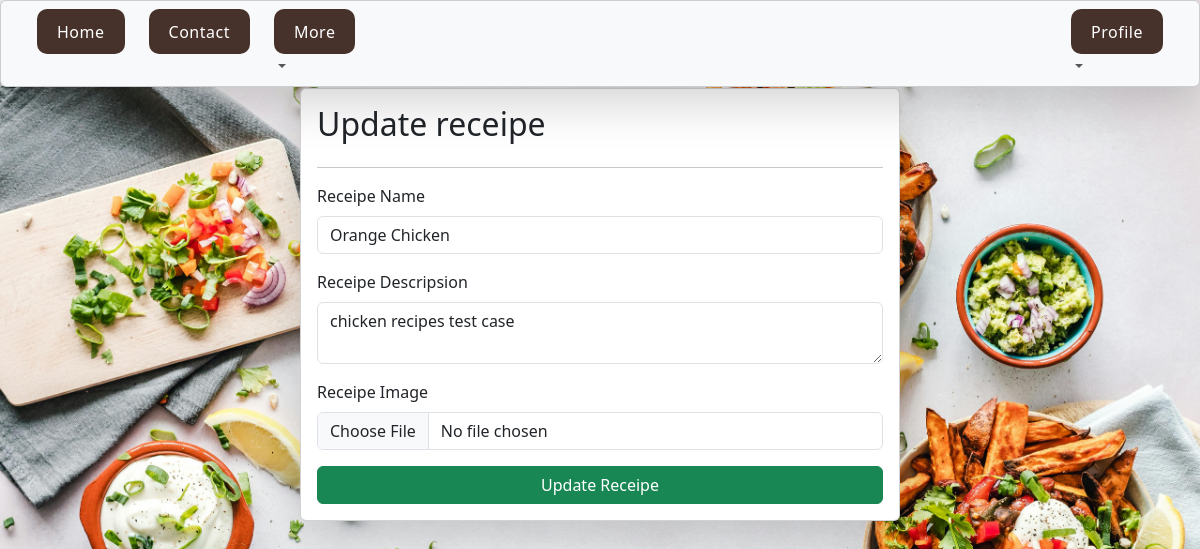
Screenshot of /update_receipe/42/ (signed in) with the database file from the repository.
### vege/models.py (models this page shows)
class Receipe(models.Model):
    user = models.ForeignKey(User, on_delete=models.CASCADE)
    receipe_name=models.CharField(max_length=100)
    receipe_description=models.TextField()
    receipe_image=models.ImageField(upload_to="receipe")

### vege/views.py (the view, shortened to what this page needs)
# urls.py: path('update_receipe/<id>/' , update_receipe , name="update_receipe"),
@login_required(login_url="/login/")
def update_receipe(request, id):
    queryset = Receipe.objects.get(id=id)
    if queryset.user != request.user:
        return HttpResponseForbidden("You are not allowed to edit this recipe.")
    context = {'receipe': queryset}
    return render(request, 'update_receipes.html', context)

### vege/templates/update_receipes.html (shortened to what this page needs)
{%extends "base.html"%}
{%block start%}
    <form method="post" enctype="multipart/form-data" class="col-6 mx-auto card p-3 shadow-lg mt-2 ">
        <h2>
            Update receipe
        </h2>
        <hr></hr>
        <div class="mb-3">
          <label for="exampleInputEmail1" class="form-label">Receipe Name</label>
          <input name="receipe_name" value="{{receipe.receipe_name}}" required type="text" class="form-control">
        </div>
        <div class="mb-3">
          <label for="exampleInputPassword1"  class="form-label">Receipe Descripsion</label>
          <textarea name="receipe_description" value=""  required class="form-control">{{receipe.receipe_description}}</textarea>
        </div>
        <div class="mb-3">
            <label for="exampleInputPassword1"  class="form-label">Receipe Image</label>
            <input name="receipe_image" type="file" class="form-control">
          </div>
        <button type="submit" class="btn btn-success">Update Receipe</button>
      </form>
</div>
{%endblock%}

### rows the page displays
Receipe: receipe_name "Orange Chicken", receipe_description "chicken recipes test case"
